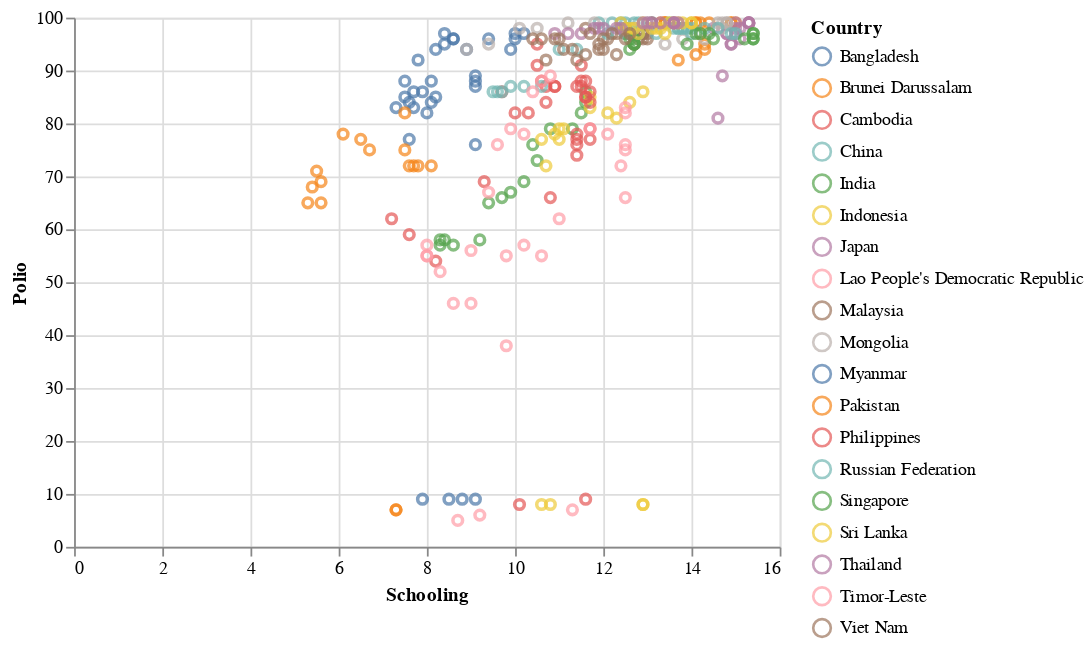

This figure's notebook cell:
### Code cell
#Exploring data using descriptive statistics or visualisations to get to know the dataset and spot possible issues (such as outliers or typos)
#Identify and report issues with missing data
alt.Chart(FactorHealth1).mark_point().encode(
    x ='Schooling',
    y ='Polio',
    color = 'Country'
)

#North and South Korea missing
#Few values below 10 --> decimal probably wrongly placed

### Figure 1 — Vega-Lite specification as saved in the notebook (floating-point values rounded to 4 significant figures; data arrays with more than 128 entries replaced by an {"elided": "..."} marker saying what was removed)
{"config": {"view": {"continuousWidth": 400, "continuousHeight": 300}}, "data": {"name": "data-5d7784e6133ec95ec4ff5e057c2af840"}, "mark": "point", "encoding": {"color": {"field": "Country", "type": "nominal"}, "x": {"field": "Schooling", "type": "quantitative"}, "y": {"field": "Polio", "type": "quantitative"}}, "$schema": "https://vega.github.io/schema/vega-lite/v4.17.0.json", "datasets": {"data-5d7784e6133ec95ec4ff5e057c2af840": {"elided": "336 records"}}}
